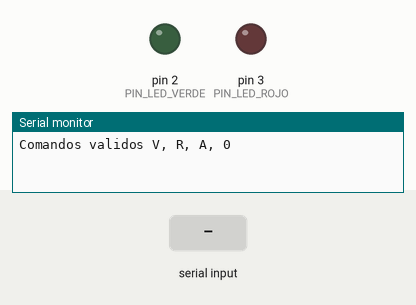
Recording of a sketch running on a simulated Arduino Uno, built with avr-gcc and run on an emulated ATmega328P. On the bench: output pins drawn as LEDs (lit = HIGH), the last lines printed to the serial monitor. The inputs (shaded band) are chosen by the test bench.

Above: at 1.2 s.
1.3 s: "V\n" received over Serial
At 1.8 s:
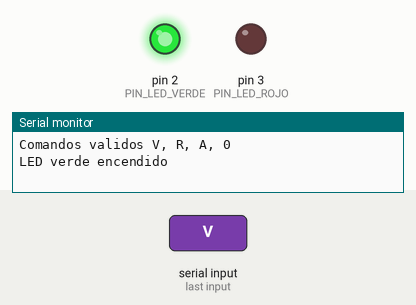
2.8 s: byte 82 ('R') received over Serial
At 4.0 s:
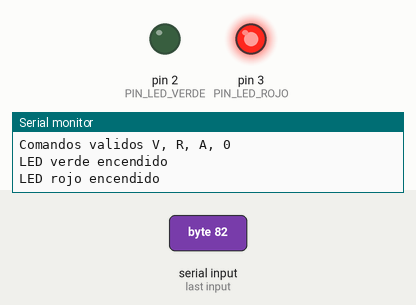
4.3 s: byte 65 ('A') received over Serial
At 5.3 s:
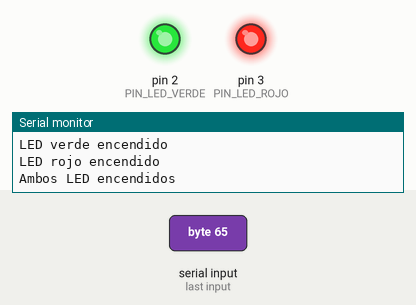
5.8 s: byte 48 ('0') received over Serial
At 6.4 s:
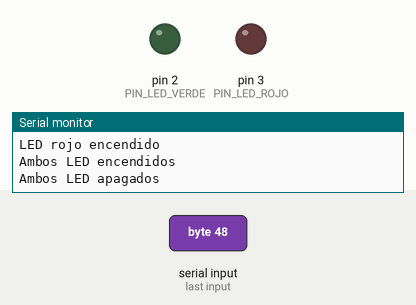
8.8 s: "R\n" received over Serial
At 9.9 s:
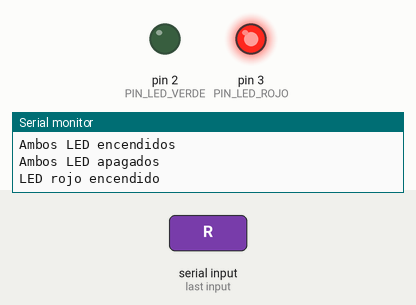
Timing chart, 0 to 11.3 s (numbered marks = the images above; inputs shaded):
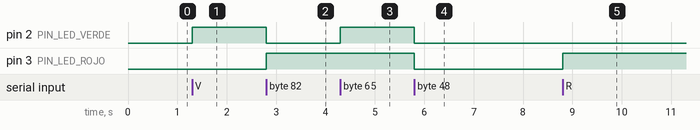

The sketch:

sketch.ino
```cpp
/**
 * Control de dos LED mediante comandos recibidos por comunicacion serial.
 *
 * Conexiones
 *   LED verde  pin digital 2 con resistencia de 220 ohmios a GND
 *   LED rojo   pin digital 3 con resistencia de 220 ohmios a GND
 *
 * Comunicacion serial a 9600 baudios.
 *
 * Comandos
 *   V  enciende el LED verde
 *   R  enciende el LED rojo
 *   A  enciende ambos LED
 *   0  apaga ambos LED
 *   Cualquier otro caracter se notifica como comando invalido.
 */

const unsigned long BAUDIOS = 9600;
const uint8_t PIN_LED_VERDE = 2;
const uint8_t PIN_LED_ROJO = 3;

/**
 * Fija el estado de ambos LED.
 *
 * @param verdeEncendido true para encender el LED verde, false para apagarlo
 * @param rojoEncendido  true para encender el LED rojo, false para apagarlo
 */
void establecerLeds(bool verdeEncendido, bool rojoEncendido) {
  digitalWrite(PIN_LED_VERDE, verdeEncendido ? HIGH : LOW);
  digitalWrite(PIN_LED_ROJO, rojoEncendido ? HIGH : LOW);
}

/**
 * Configura los pines de los LED como salidas y los deja apagados.
 */
void configurarLeds() {
  pinMode(PIN_LED_VERDE, OUTPUT);
  pinMode(PIN_LED_ROJO, OUTPUT);
  establecerLeds(false, false);
}

/**
 * Inicia la comunicacion serial, configura los LED e informa
 * que el sistema esta listo.
 */
void setup() {
  Serial.begin(BAUDIOS);
  configurarLeds();
  Serial.println("Comandos validos V, R, A, 0");
}

/**
 * Interpreta un comando y actualiza el estado de los LED.
 * Cada comando valido deja los LED en el estado indicado, sin
 * conservar el estado anterior. Responde por el monitor serial
 * con el resultado de la accion.
 *
 * @param comando caracter recibido por la comunicacion serial
 */
void ejecutarComando(char comando) {
  switch (comando) {
    case 'V':
      establecerLeds(true, false);
      Serial.println("LED verde encendido");
      break;
    case 'R':
      establecerLeds(false, true);
      Serial.println("LED rojo encendido");
      break;
    case 'A':
      establecerLeds(true, true);
      Serial.println("Ambos LED encendidos");
      break;
    case '0':
      establecerLeds(false, false);
      Serial.println("Ambos LED apagados");
      break;
    default:
      Serial.print("Comando invalido ");
      Serial.println(comando);
      break;
  }
}

/**
 * Lee un caracter del puerto serial si hay uno disponible y lo
 * ejecuta como comando. No bloquea la ejecucion cuando no hay datos.
 * Ignora los saltos de linea que envia el monitor serial.
 */
void atenderComandoSerial() {
  if (Serial.available() == 0) {
    return;
  }

  char comando = Serial.read();

  if (comando == '\n' || comando == '\r') {
    return;
  }

  ejecutarComando(comando);
}


void loop() {
  atenderComandoSerial();
}
```

Measured:
- after the input at 1.3 s, pin 2 (PIN_LED_VERDE): LOW → HIGH at once
- after the input at 2.8 s, pin 2 (PIN_LED_VERDE): HIGH → LOW at once; pin 3 (PIN_LED_ROJO): LOW → HIGH at once
- after the input at 4.3 s, pin 2 (PIN_LED_VERDE): LOW → HIGH at once
- after the input at 5.8 s, pin 2 (PIN_LED_VERDE), pin 3 (PIN_LED_ROJO): HIGH → LOW at once
- after the input at 8.8 s, pin 3 (PIN_LED_ROJO): LOW → HIGH at once
